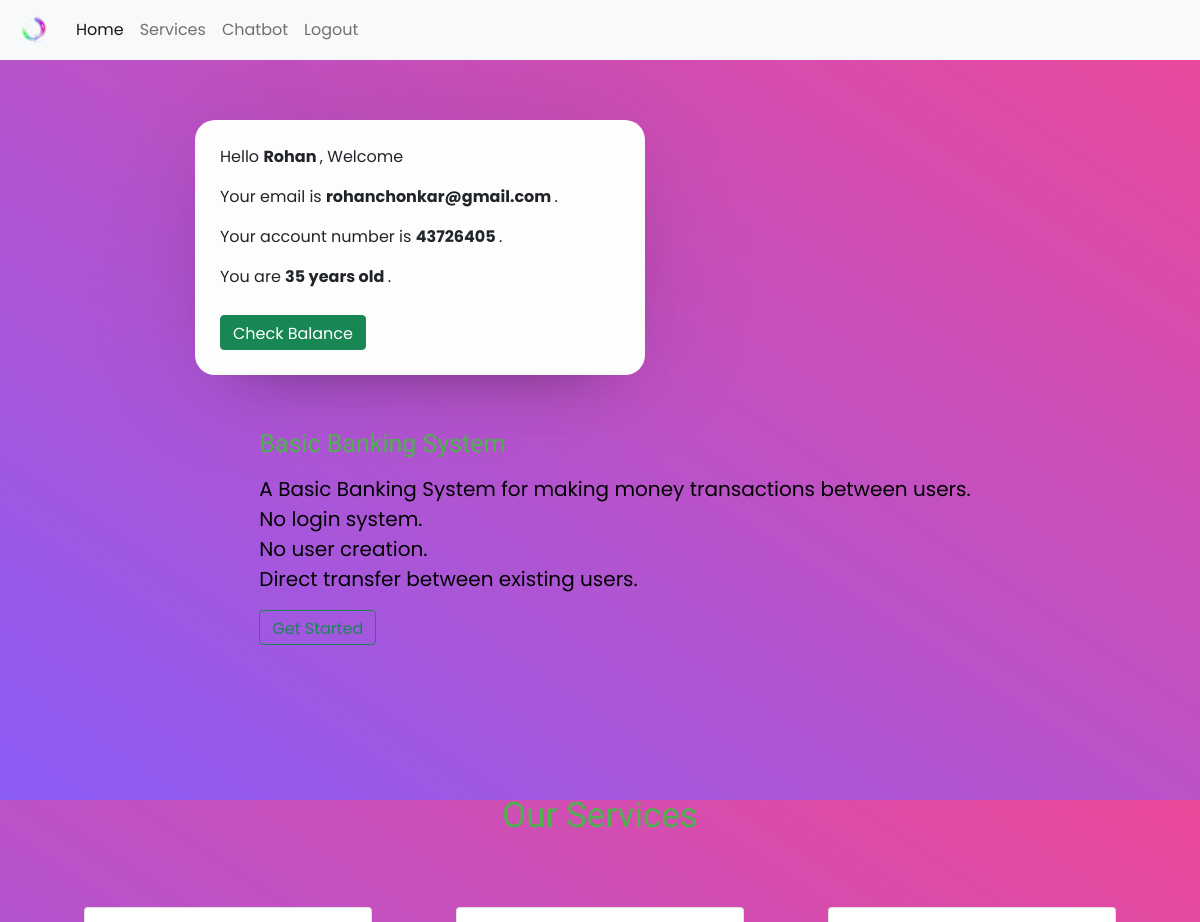
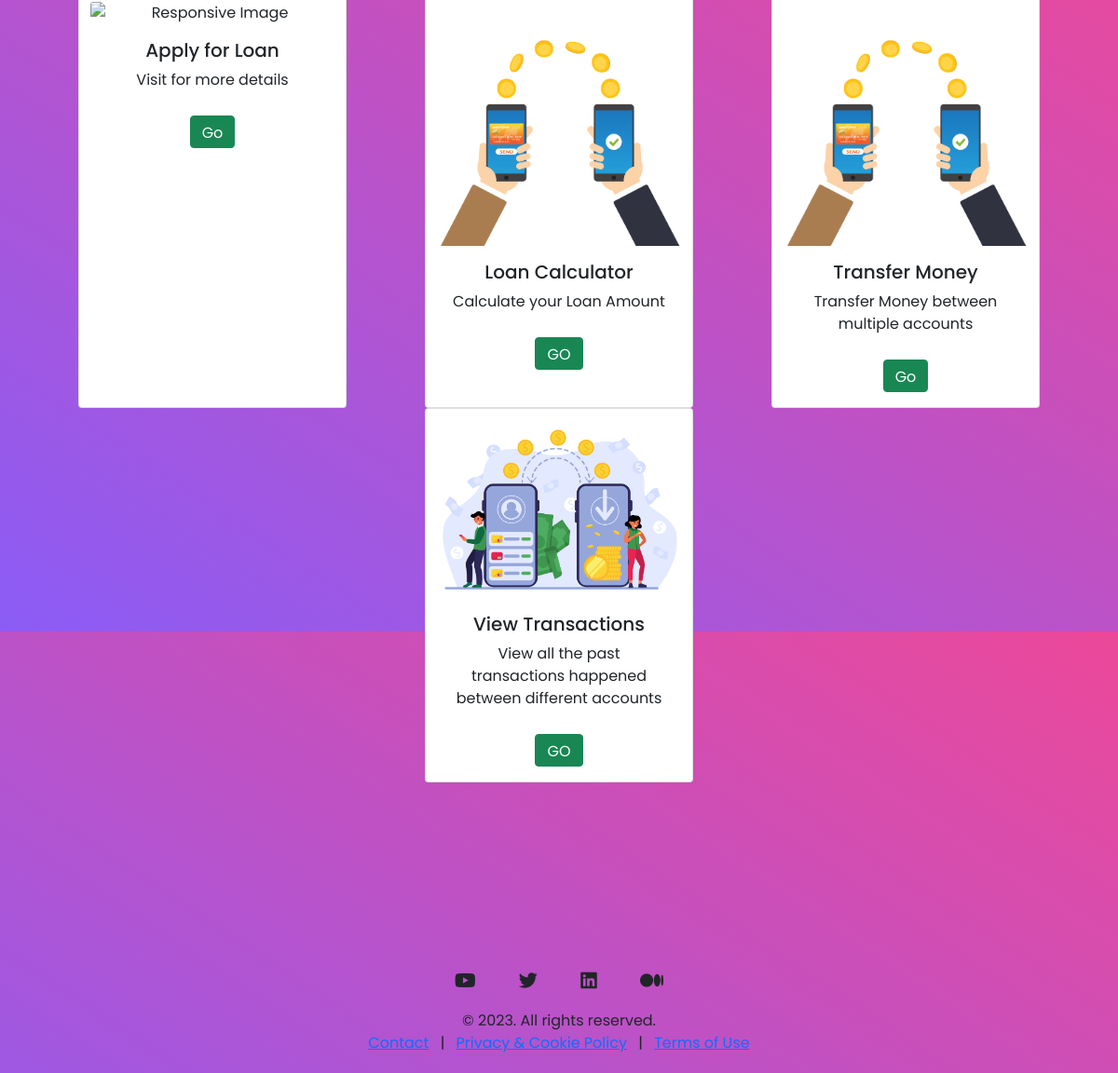
The page /home.php (signed in) on the database its author committed (2 pictures, top to bottom).
### tables this page shows
CREATE TABLE `users` (
  `id` int(11) NOT NULL,
  `name` varchar(200) NOT NULL,
  `age` int(11) NOT NULL,
  `email` varchar(200) NOT NULL,
  `mobile` varchar(20) NOT NULL,
  `credit_score` int(11) NOT NULL,
  `loan_type` varchar(20) NOT NULL,
  `balance` int(11) NOT NULL,
  `password` varchar(200) NOT NULL,
  `accountnumber` varchar(8) NOT NULL
);

### home.php (the view, shortened to what this page needs)
<?php
include("config.php");
?>
<!DOCTYPE html>
<html lang="en">
	<head>
		<link rel="stylesheet" href="css/css.css">
		<link rel="stylesheet" type="text/css" href="css/style.css">
		<link href="https://cdn.jsdelivr.net/npm/bootstrap@5.0.0-beta1/dist/css/bootstrap.min.css" rel="stylesheet">
	</head>
	<body>
		<nav class="navbar navbar-expand-lg navbar-light bg-light sticky-top">
			<div class="container-fluid">
				<a class="navbar-brand" href="index.html">
					<img src="images/logo.png" alt="logo" style="width:40px;">
				</a>
				<div class="collapse navbar-collapse" id="navbarSupportedContent">
					<ul class="navbar-nav me-auto mb-2 mb-lg-0">
						<li class="nav-item">
							<a class="nav-link active" aria-current="page" href="index.html">Home</a>
						</li>
						<li class="nav-item">
							<a class="nav-link" href="#services">Services</a>
						</li>
						<li class="nav-item">
							<a class="nav-link" href="chatbot.html">Chatbot</a>
						</li>
						<li class="nav-item">
							<a class="nav-link" href="logout.php">Logout</a>
						</li>
					</ul>
				</div>
			</div>
		</nav>
		 <?php
	$id = $_SESSION['id'];
	$query = mysqli_query($conn, "SELECT * FROM users WHERE id=$id");
	if ($result = mysqli_fetch_assoc($query)) {
		$res_Uname = $result['name'];
		$res_Email = $result['email'];
		$res_Age = $result['age'];
		$res_AccountNumber = $result['accountnumber'];
	} else {
		$res_Uname = "User";
		$res_Email = "N/A";
		$res_Age = "N/A";
		$res_AccountNumber = "N/A";
	}
	?>
		<main class="main-box">
			<div class="box">
				<div class="top">
					<p>Hello <b> <?php echo $res_Uname ?> </b>, Welcome </p>
				</div>
				<div class="top">
					<p>Your email is <b> <?php echo $res_Email ?> </b>. </p>
				</div>
				<div class="top">
					<p>Your account number is <b> <?php echo $res_AccountNumber ?> </b>. </p>
				</div>
				<div class="top">
					<p>You are <b> <?php echo $res_Age ?> years old </b>. </p>
				</div>
				<div class="top">
				<button class="btn btn-success" id="checkBalanceBtn">Check Balance</button>
				</div>
			</div>
		</main>
		<section class="topContent">
			<div class="mainHeading">
				<div>
					<span class="main-content" style="color: #4eb14e;">Basic Banking System</span>
				</div>
				<div style="margin-top: 12px;">
					<span class="sub-content">A Basic Banking System for making money transactions between users. <br>No login system. <br>No user creation. <br>Direct transfer between existing users. </span>
				</div>
				<a href="#services" class="btn btn-outline-success mt-3">Get Started</a>
			</div>
		</section>
		<section class="container" id="services">
			<h2 class="heading">Our Services</h2>
			<div class="container  text-center">
				<div class="row">
					<div class="card col-md-3 mx-auto" style="width: 18rem;">
						<img src="images/loan.jpg" class="card-img-top mt-3 img" alt="Responsive Image">
						<div class="card-body">
							<h5 class="card-title">Apply for Loan</h5>
							<p class="card-text">Visit for more details</p>
							<a href="loanapplication.html" class="btn btn-success">Go</a>
						</div>
					</div>
					<div class="card col-md-3 mx-auto" style="width: 18rem;">
						<img src="images/transfer.jpg" class="card-img-top mt-3 img" alt="Responsive Image">
						<div class="card-body">
							<h5 class="card-title">Loan Calculator</h5>
							<p class="card-text">Calculate your Loan Amount</p>
							<a href="loancalculator.html" class="btn btn-success">GO</a>
						</div>
					</div>
					<div class="card col-md-3 mx-auto" style="width: 18rem;">
						<img src="images/transfer.jpg" class="card-img-top mt-3 img" alt="Responsive Image">
						<div class="card-body">
							<h5 class="card-title" id="harry">Transfer Money</h5>
							<p class="card-text"> Transfer Money between multiple accounts</p>
							<a href="./transfermoney.php" class="btn btn-success">Go</a>
						</div>
					</div>
					<div class="card col-md-3 mx-auto" style="width: 18rem;">
						<img src="images/transactions.jpg" class="card-img-top mt-3 img" alt="Responsive Image">
						<div class="card-body">
							<h5 class="card-title">View Transactions</h5>
							<p class="card-text">View all the past transactions happened between different accounts</p>
							<a href="./transactionhistory.php" class="btn btn-success">GO</a>
						</div>
					</div>
				</div>
			</div>
		</section>
		<footer class="footer">
			<div class="container">
				<div class="social-links">
					<a class="btn btn-floating btn-lg m-1" target="_blank" href="#">
						<i class="fab fa-youtube"></i>
					</a>
					<a class="btn btn-floating btn-lg m-1" target="_blank" href="#">
						<i class="fab fa-twitter"></i>
					</a>
					<a class="btn btn-floating btn-lg m-1" target="_blank" href="#">
						<i class="fab fa-linkedin"></i>
					</a>
					<a class="btn btn-floating btn-lg m-1" target="_blank" href="#">
						<i class="fab fa-medium"></i>
					</a>
				</div>
				<p class="mt-3 mb-0">&copy; 2023. All rights reserved.</p>
				<p class="mb-0">
					<a href="index.html">Contact</a>
					<span class="px-2">|</span>
					<a href="index.html">Privacy & Cookie Policy</a>
					<span class="px-2">|</span>
					<a href="index.html">Terms of Use</a>
				</p>
			</div>
		</footer>
	</body>
</html>

### css/css.css (style rules this page uses)
* { padding: 0; margin: 0; box-sizing: border-box; font-family: 'Poppins',sans-serif; }
body { background-image: linear-gradient(to top right, #8B5CF6, #EC4899);; }
.box { background: #fdfdfd; display: flex; flex-direction: column; padding: 25px 25px; border-radius: 20px; box-shadow: 0 0 128px 0 rgba(0,0,0,0.1), 0 32px 64px -48px rgba(0,0,0,0.5); }
.btn { height: 35px; background: rgba(76,68,182,0.808); border: 0; border-radius: 5px; color: #fff; font-size: 15px; cursor: pointer; transition: all .3s; margin-top: 10px; padding: 0px 10px; }
main { display: flex; align-items: center; justify-content: center; margin-top: 60px; }
.main-box { display: flex; flex-direction: column; width: 70%; }
.main-box .top { display: flex; flex-direction: row; justify-content: space-between; }
.box { background: #fdfdfd; display: flex; flex-direction: column; padding: 25px 25px; border-radius: 20px; box-shadow: 0 0 128px 0 rgba(0,0,0,0.1), 0 32px 64px -48px rgba(0,0,0,0.5); width: 450px; margin: 0px 10px; }
.container { max-width: 600px; margin: 0 auto; padding: 20px; }
.container h2 { text-align: center; margin-bottom: 20px; }

### css/style.css (style rules this page uses)
* { padding: 0px; margin: 0px; box-sizing: border-box; }
section.topContent { display: flex; align-items: center; justify-content: space-around; margin-top: 50px; margin-left: 30px; flex-wrap: wrap; }
section.topContent .main-content { color: #4eb14e; font-size: 25px; font-family: 'Baloo Bhai 2', cursive; }
section.topContent .sub-content { color:black; font-size: 20px; }
.img { width:100px; margin: auto; margin-top: 20px; }
.heading { color: #4eb14e; font-size: 35px; text-align: center; margin: 40px; padding-top: 40px; font-family: 'Baloo Bhai 2', cursive; }
footer { display: flex; flex-direction: column; align-items: center; justify-content: center; text-align: center; font-family: sans-serif; margin: 0px; margin-top: 50px; padding-top: 25px; }
.container { max-width: 600px; margin: 0 auto; padding: 20px; }
.container h2 { text-align: center; margin-bottom: 20px; }
.container { max-width: 600px; margin: 0 auto; padding: 20px; margin-top: 50px; }
body { margin: 0; padding: 0; background-image: linear-gradient(to top right, #8B5CF6, #EC4899); background-size: cover; background-position: center; height: 100vh; justify-content: center; align-items: center; }

### rows shown on the page
users: name "Rohan", email "rohanchonkar@gmail.com", accountnumber "43726405", age "35"
